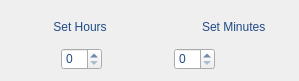
       <widget class="QWidget" name="layoutWidget_2">
        <property name="geometry">
         <rect>
          <x>43</x>
          <y>478</y>
          <width>299</width>
          <height>81</height>
         </rect>
        </property>
        <layout class="QVBoxLayout" name="verticalLayout">
         <item>
          <layout class="QHBoxLayout" name="horizontalLayout_3">
           <item>
            <spacer name="horizontalSpacer_3">
             <property name="orientation">
              <enum>Qt::Horizontal</enum>
             </property>
             <property name="sizeType">
              <enum>QSizePolicy::Fixed</enum>
             </property>
             <property name="sizeHint" stdset="0">
              <size>
               <width>42</width>
               <height>20</height>
              </size>
             </property>
            </spacer>
           </item>
           <item>
            <widget class="QLabel" name="label_9">
             <property name="styleSheet">
              <string notr="true">color:rgb(32, 74, 135);</string>
             </property>
             <property name="text">
              <string>Set Hours</string>
             </property>
             <property name="alignment">
              <set>Qt::AlignCenter</set>
             </property>
             <property name="wordWrap">
              <bool>false</bool>
             </property>
            </widget>
           </item>
           <item>
            <spacer name="horizontalSpacer_4">
             <property name="orientation">
              <enum>Qt::Horizontal</enum>
             </property>
             <property name="sizeHint" stdset="0">
              <size>
               <width>40</width>
               <height>20</height>
              </size>
             </property>
            </spacer>
           </item>
           <item>
            <widget class="QLabel" name="label_10">
             <property name="styleSheet">
              <string notr="true">color:rgb(32, 74, 135);</string>
             </property>
             <property name="text">
              <string>Set Minutes</string>
             </property>
            </widget>
           </item>
           <item>
            <spacer name="horizontalSpacer_6">
             <property name="orientation">
              <enum>Qt::Horizontal</enum>
             </property>
             <property name="sizeType">
              <enum>QSizePolicy::Fixed</enum>
             </property>
             <property name="sizeHint" stdset="0">
              <size>
               <width>22</width>
               <height>20</height>
              </size>
             </property>
            </spacer>
           </item>
          </layout>
         </item>
         <item>
          <layout class="QHBoxLayout" name="horizontalLayout_24">
           <item>
            <spacer name="horizontalSpacer_2">
             <property name="orientation">
              <enum>Qt::Horizontal</enum>
             </property>
             <property name="sizeType">
              <enum>QSizePolicy::Fixed</enum>
             </property>
             <property name="sizeHint" stdset="0">
              <size>
               <width>50</width>
               <height>20</height>
              </size>
             </property>
            </spacer>
           </item>
           <item>
            <widget class="QSpinBox" name="spinBoxHrs">
             <property name="styleSheet">
              <string notr="true">color:rgb(32, 74, 135);</string>
             </property>
             <property name="maximum">
              <number>23</number>
             </property>
            </widget>
           </item>
           <item>
            <spacer name="horizontalSpacer">
             <property name="orientation">
              <enum>Qt::Horizontal</enum>
             </property>
             <property name="sizeType">
              <enum>QSizePolicy::Fixed</enum>
             </property>
             <property name="sizeHint" stdset="0">
              <size>
               <width>66</width>
               <height>20</height>
              </size>
             </property>
            </spacer>
           </item>
           <item>
            <widget class="QSpinBox" name="spinBoxMinutes">
             <property name="styleSheet">
              <string notr="true">color:rgb(32, 74, 135);</string>
             </property>
             <property name="maximum">
              <number>59</number>
             </property>
            </widget>
           </item>
           <item>
            <spacer name="horizontalSpacer_5">
             <property name="orientation">
              <enum>Qt::Horizontal</enum>
             </property>
             <property name="sizeHint" stdset="0">
              <size>
               <width>40</width>
               <height>20</height>
              </size>
             </property>
            </spacer>
           </item>
          </layout>
         </item>
        </layout>
       </widget>
